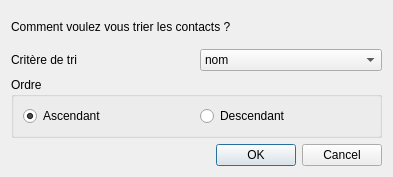
<?xml version="1.0" encoding="UTF-8"?>
<ui version="4.0">
 <class>CriteresTri</class>
 <widget class="QDialog" name="CriteresTri">
  <property name="geometry">
   <rect>
    <x>0</x>
    <y>0</y>
    <width>393</width>
    <height>177</height>
   </rect>
  </property>
  <property name="windowTitle">
   <string>Critère de tri</string>
  </property>
  <layout class="QVBoxLayout" name="verticalLayout">
   <item>
    <widget class="QLabel" name="labelQuestion">
     <property name="text">
      <string>Comment voulez vous trier les contacts ?</string>
     </property>
    </widget>
   </item>
   <item>
    <layout class="QHBoxLayout" name="horizontalLayoutCritereTri">
     <item>
      <widget class="QLabel" name="labelCritereTri">
       <property name="text">
        <string>Critère de tri</string>
       </property>
      </widget>
     </item>
     <item>
      <widget class="QComboBox" name="comboBoxCritereTri">
       <item>
        <property name="text">
         <string>nom</string>
        </property>
       </item>
       <item>
        <property name="text">
         <string>sexe</string>
        </property>
       </item>
       <item>
        <property name="text">
         <string>tel</string>
        </property>
       </item>
       <item>
        <property name="text">
         <string>adresse</string>
        </property>
       </item>
       <item>
        <property name="text">
         <string>mail</string>
        </property>
       </item>
       <item>
        <property name="text">
         <string>type</string>
        </property>
       </item>
      </widget>
     </item>
    </layout>
   </item>
   <item>
    <widget class="QGroupBox" name="groupBoxOrdre">
     <property name="title">
      <string>Ordre</string>
     </property>
     <layout class="QHBoxLayout" name="horizontalLayout">
      <item>
       <widget class="QRadioButton" name="radioButtonAscendant">
        <property name="text">
         <string>Ascendant</string>
        </property>
        <property name="checked">
         <bool>true</bool>
        </property>
       </widget>
      </item>
      <item>
       <widget class="QRadioButton" name="radioButtonDescendant">
        <property name="text">
         <string>Descendant</string>
        </property>
       </widget>
      </item>
     </layout>
    </widget>
   </item>
   <item>
    <widget class="QDialogButtonBox" name="buttonBox">
     <property name="orientation">
      <enum>Qt::Horizontal</enum>
     </property>
     <property name="standardButtons">
      <set>QDialogButtonBox::Cancel|QDialogButtonBox::Ok</set>
     </property>
    </widget>
   </item>
  </layout>
 </widget>
 <resources/>
 <connections>
  <connection>
   <sender>buttonBox</sender>
   <signal>accepted()</signal>
   <receiver>CriteresTri</receiver>
   <slot>accept()</slot>
   <hints>
    <hint type="sourcelabel">
     <x>248</x>
     <y>254</y>
    </hint>
    <hint type="destinationlabel">
     <x>157</x>
     <y>274</y>
    </hint>
   </hints>
  </connection>
  <connection>
   <sender>buttonBox</sender>
   <signal>rejected()</signal>
   <receiver>CriteresTri</receiver>
   <slot>reject()</slot>
   <hints>
    <hint type="sourcelabel">
     <x>316</x>
     <y>260</y>
    </hint>
    <hint type="destinationlabel">
     <x>286</x>
     <y>274</y>
    </hint>
   </hints>
  </connection>
 </connections>
</ui>
